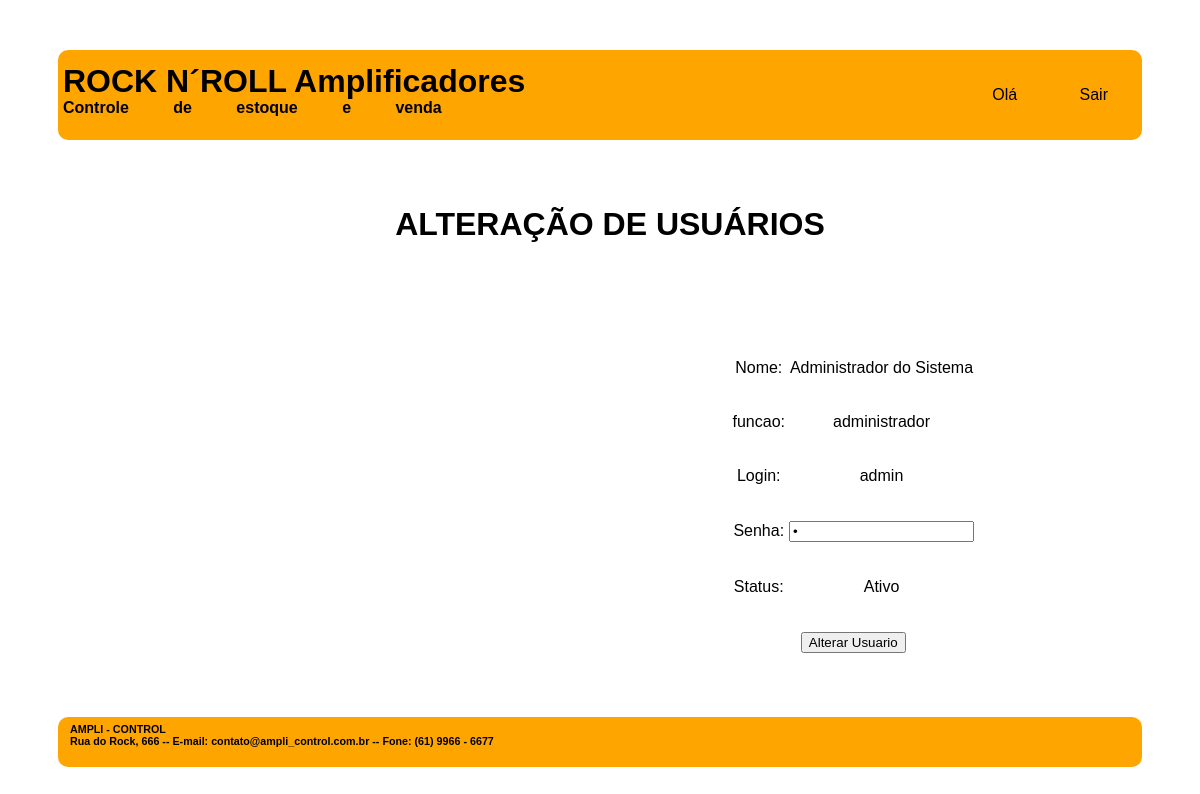
Page /altera_fun.php?codigo=1 on the committed database.
### tables this page shows
CREATE TABLE `funcionarios` (
  `COD_FUN` int(11) NOT NULL,
  `NOME_FUN` varchar(45) NOT NULL,
  `LOGIN_FUN` varchar(45) NOT NULL,
  `SENHA_FUN` varchar(45) NOT NULL,
  `STATUS_FUN` varchar(45) NOT NULL DEFAULT 'ativo',
  `FUNCAO_FUN` varchar(45) NOT NULL
);

### altera_fun.php (the view, shortened to what this page needs)
<!DOCTYPE html>
<html>
    <head>
        <link rel="stylesheet" type="text/css" href="css/layout.css">
		<link rel="stylesheet" type="text/css" href="css/menu.css">
    </head>
    <body>
        <div id="principal">
			<div id="topo">
				<div id="logo">
					<h1> ROCK N´ROLL Amplificadores </h1>
					<h4> Controle de estoque e venda </h4>
				</div>
				<div class="menu_global">
					<ul>
                        <li> Olá <?php include "valida_login.php";?></li>
						<li><a href="logout.php" class="active">Sair</a></li>
                    </ul>
				</div>
			</div>
			<div id="conteudo_especifico">
				<div class="div_central centralizar">
					<h1> ALTERAÇÃO DE USUÁRIOS </h1>
				</div>
				<div id="funcionalidade" class="div_direita">
					<?php
						$conectar = mysqli_connect ("localhost", "root", "", "sistema_modelo");
						$cod = $_GET["codigo"];
						$sql_pesquisa = "SELECT  nome_fun, funcao_fun, login_fun, senha_fun, status_fun
										 FROM funcionarios
										 WHERE cod_fun = '$cod'";
						$resultado_pesquisa = mysqli_query ($conectar, $sql_pesquisa);
						$registro = mysqli_fetch_row($resultado_pesquisa);
					?>
					<form method="post" action="processa_altera_fun.php">
						<?php
							if ($registro[1] <> "administrador")
							{
						?>
							<table class="centralizar">
								<tr>
									<td>
										<p> Nome: </p>
									</td>
									<td>
										<p> <input type="text" name="nome" value="<?php echo "$registro[0]";?>" required> </p>
									</td>
								</tr>
								<tr>
									<td>
										<p> funcao:  </p>
									</td>
									<td>
										<p>
											<input type="radio" name="funcao" value="estoquista"
											<?php
												if ($registro[1] == "estoquista") {
													echo "checked";
												}
											?>> Estoquista
											<input type="radio" name="funcao" value="vendedor"
											<?php
												if ($registro[1] == "vendedor") {
													echo "checked";
												}
											?>> Vendedor
										</p>
									</td>
								</tr>
								<tr>
									<td>
										<p> Login:  </p>
									</td>
									<td>
										<p> <input type="text" name="login" value="<?php echo "$registro[2]";?>" required>  </p>
									</td>
								</tr>
								<tr>
									<td>
										<p> Senha:  </p>
									</td>
									<td>
										<p> <input type="password" name="senha" value="<?php echo "$registro[3]";?>" required>  </p>
									</td>
								</tr>
								<tr>
									<td>
										<p> Status:  </p>
									</td>
									<td>
										<p>
											<select name="status">
												<option value="ativo"
													<?php
														if ($registro[4] == "ativo") {
															echo "selected";
														}
													?> > Ativo
												</option>
												<option value="inativo"<?php
													if ($registro[4] == "inativo") {
														echo "selected";
													}
													?> > Inativo
												</option>
											</select>
										</p>
									</td>
								</tr>
								<tr>
									<td colspan="2">
										<p> <input type="submit" value="Alterar Funcionário">  </p>
									</td>
								</tr>
							</table>
						<?php
							}
							else {
						?>
							<table class="centralizar">
								<tr>
									<td>
										<p> Nome: </p>
									</td>
									<td>
										<p> <?php echo "$registro[0]";?> </p>
									</td>
								</tr>
								<tr>
									<td>
										<p> funcao:  </p>
									</td>
									<td>
										<p> <?php echo "$registro[1]";?> </p>
									</td>
								</tr>
								<tr>
									<td>
										<p> Login:  </p>
									</td>
									<td>
										<p> <?php echo "$registro[2]";?> </p>
									</td>
								</tr>
								<tr>
									<td>
										<p> Senha:  </p>
									</td>
									<td>
										<p> <input type="password" name="senha" value="<?php echo "$registro[3]";?>" required>  </p>
									</td>
								</tr>
								<tr>
									<td>
										<p> Status:  </p>
									</td>
									<td>
										<p>
											Ativo
										</p>
									</td>
								</tr>
								<tr>
									<td colspan="2">
										<p> <input type="submit" value="Alterar Usuario">  </p>
									</td>
								</tr>
							</table>
						<?php
							}
						?>
					</form>
				</div>
			</div>
			<div id="rodape">
				<div id="texto_institucional">
					<div id="texto_institucional">
						<h6> AMPLI - CONTROL </h6>
						<h6> Rua do Rock, 666 -- E-mail: contato@ampli_control.com.br -- Fone: (61) 9966 - 6677 </h6>
					</div>
				</div>
		</div>
    </body>
</html>

### css/layout.css (style rules this page uses)
#topo { padding: 5px; display: grid; grid-template-columns: auto auto; margin: 0px auto 20px auto; grid-gap: 5px; border-radius: 10px; background-color: orange; color: black; justify-content: space-between; }
#logo h1 { line-height: 10px; word-spacing: 0px; }
#logo h4 { line-height: 0px; word-spacing: 40px; }
#conteudo_especifico { padding: 5px; display: grid; grid-template-columns: 50% 50%; margin: 0px auto 5px auto; grid-gap: 20px; }
.div_direita { margin: 15px 150px auto auto; }
.div_central { margin: auto 150px auto 150px; grid-column-start: 1; grid-column-end: 3; }
#rodape { padding: 0px; display: grid; grid-template-columns: auto auto; grid-template-rows: 50px; margin: 20px auto 0px auto; grid-gap: 5px; border-radius: 10px; background-color: orange; color: black; justify-content: space-between; }
#rodape h6 { line-height: 0px; word-spacing: 0px; margin: 12px auto 12px 12px; }
.centralizar { text-align: center; padding: 20px 30px 20px 30px; }

### css/menu.css (style rules this page uses)
.menu_global a { text-decoration: none; color: black; }

### rows in the picture
funcionarios: NOME_FUN "Administrador do Sistema", FUNCAO_FUN "administrador", LOGIN_FUN "admin"
